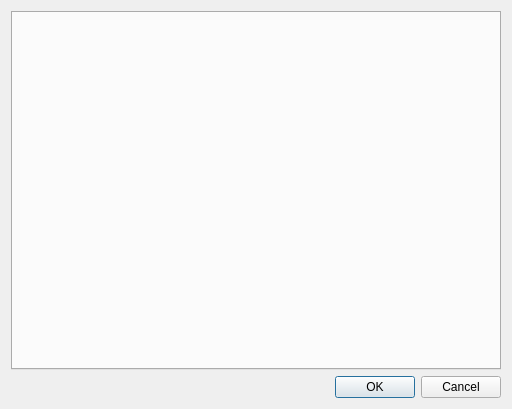
<ui version="4.0" >
 <class>ConfigEnginesDialog</class>
 <widget class="QDialog" name="ConfigEnginesDialog" >
  <property name="geometry" >
   <rect>
    <x>0</x>
    <y>0</y>
    <width>512</width>
    <height>409</height>
   </rect>
  </property>
  <property name="windowTitle" >
   <string>Configure Engines</string>
  </property>
  <layout class="QVBoxLayout" name="verticalLayout" >
   <item>
    <widget class="QTabWidget" name="tabWidget_" >
     <property name="currentIndex" >
      <number>0</number>
     </property>
    </widget>
   </item>
   <item>
    <widget class="QDialogButtonBox" name="buttonBox" >
     <property name="orientation" >
      <enum>Qt::Horizontal</enum>
     </property>
     <property name="standardButtons" >
      <set>QDialogButtonBox::Cancel|QDialogButtonBox::Ok</set>
     </property>
    </widget>
   </item>
  </layout>
 </widget>
 <resources/>
 <connections>
  <connection>
   <sender>buttonBox</sender>
   <signal>accepted()</signal>
   <receiver>ConfigEnginesDialog</receiver>
   <slot>accept()</slot>
   <hints>
    <hint type="sourcelabel" >
     <x>248</x>
     <y>254</y>
    </hint>
    <hint type="destinationlabel" >
     <x>157</x>
     <y>274</y>
    </hint>
   </hints>
  </connection>
  <connection>
   <sender>buttonBox</sender>
   <signal>rejected()</signal>
   <receiver>ConfigEnginesDialog</receiver>
   <slot>reject()</slot>
   <hints>
    <hint type="sourcelabel" >
     <x>316</x>
     <y>260</y>
    </hint>
    <hint type="destinationlabel" >
     <x>286</x>
     <y>274</y>
    </hint>
   </hints>
  </connection>
 </connections>
</ui>
